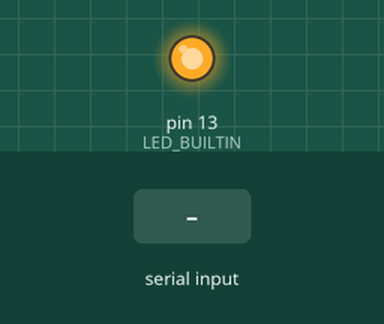
Recording of a sketch running on a simulated Arduino Uno, built with avr-gcc and run on an emulated ATmega328P. Shown: output pins drawn as LEDs (lit = HIGH). The inputs (shaded band) are chosen by the test bench. What the sketch prints to the serial monitor is not drawn.

Above: at 0.01 s.
At 2.1 s:
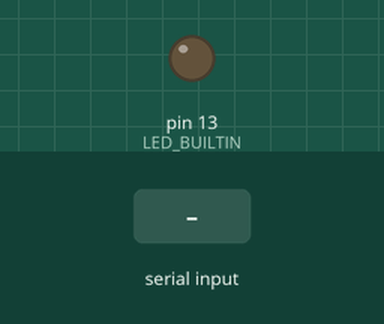
2.2 s: "1\n" received over the second serial link
At 3.4 s:
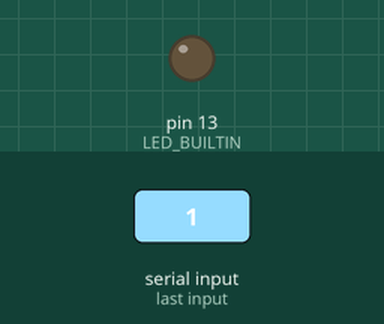
Timing chart, 0 to 5.2 s (numbered marks = the images above; inputs shaded):
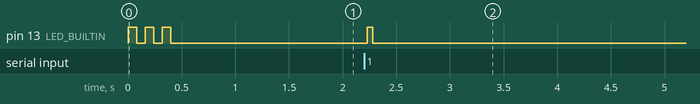

Measured:
- after the input at 2.2 s, pin 13 (LED_BUILTIN): LOW → HIGH at once, → LOW 0.05 s later

The sketch:

xbee_test_receiver.ino
```cpp
// ============================================================================
// COASTAL DRIFFTER — XBEE RECEIVER (Upload ke Arduino ROVER)
// ============================================================================
// Test komunikasi XBee dua arah: terima PING dr Base, kirim balik PONG + counter
//
// Wiring:
//   XBee TX → Arduino pin 2 (RX)
//   XBee RX → Arduino pin 8 (TX)
//   XBee VCC → 3.3V    (⚠️ jangan 5V!)
//   XBee GND → GND
//
// ⚠️ PENTING: Setelah upload, CABUT USB, lalu power Arduino pakai baterai.
//    Kalau mau lihat Serial Monitor Rover, pakai laptop kedua.
//
// Indikator:
//   LED built-in (pin 13) berkedip saat terima data dari Base
//   Kalau USB dicolok ke laptop, bisa buka Serial Monitor @ 115200
// ============================================================================

#include <SoftwareSerial.h>

SoftwareSerial xbee(2, 8);   // RX=2, TX=8

unsigned long recvCount = 0;
unsigned long sentCount = 0;
unsigned long lastStatus = 0;

void sendPong(const char* pingInfo) {
  sentCount++;
  xbee.print(F("PONG:"));
  xbee.print(recvCount);
  xbee.print(F(",rssi="));
  xbee.print(sentCount);   // pseudo-rssi = how many pongs sent
  xbee.print(F(",millis="));
  xbee.print(millis());
  xbee.println();
}

void blinkLed(int times, int msOn) {
  for (int i = 0; i < times; i++) {
    digitalWrite(LED_BUILTIN, HIGH);
    delay(msOn);
    digitalWrite(LED_BUILTIN, LOW);
    if (i < times - 1) delay(msOn);
  }
}

void setup() {
  xbee.begin(9600);
  pinMode(LED_BUILTIN, OUTPUT);

  // LED boot signal: 3x kedip cepat = program jalan
  blinkLed(3, 80);
  delay(500);

  // Kalau ada USB (debug mode), print info
  if (Serial) {
    Serial.begin(115200);
    Serial.println();
    Serial.println(F("╔══════════════════════════════════════╗"));
    Serial.println(F("║   XBEE TEST — ROVER (RECEIVER)       ║"));
    Serial.println(F("╠══════════════════════════════════════╣"));
    Serial.println(F("║  Terima PING dr Base, balas PONG     ║"));
    Serial.println(F("║  LED berkedip = ada data masuk       ║"));
    Serial.println(F("╚══════════════════════════════════════╝"));
    Serial.println(F("Menunggu data dari Base..."));
    Serial.println();
  }
}

void loop() {
  // --- TERIMA PING dari Base ---
  static char rxLine[64];
  static int rxIdx = 0;

  while (xbee.available()) {
    char c = xbee.read();

    if (c == '\n' || rxIdx >= (int)sizeof(rxLine) - 1) {
      rxLine[rxIdx] = '\0';
      if (rxIdx > 0) {
        recvCount++;

        // Cetak ke USB kalau tersambung (debug mode)
        if (Serial) {
          Serial.print(F("[RECV #"));
          Serial.print(recvCount);
          Serial.print(F("] "));
          Serial.println(rxLine);
        }

        // Balas PONG ke Base
        sendPong(rxLine);

        // LED kedip 1x
        digitalWrite(LED_BUILTIN, HIGH);
        delay(50);
        digitalWrite(LED_BUILTIN, LOW);
      }
      rxIdx = 0;
    } else {
      rxLine[rxIdx++] = c;
    }
  }

  // --- STATUS REPORT tiap 5 detik (hanya kalau USB tersambung) ---
  if (Serial && (millis() - lastStatus >= 5000)) {
    lastStatus = millis();
    Serial.println();
    Serial.print(F("[STATUS] Received: "));
    Serial.print(recvCount);
    Serial.print(F(" | Sent: "));
    Serial.println(sentCount);
  }
}
```
